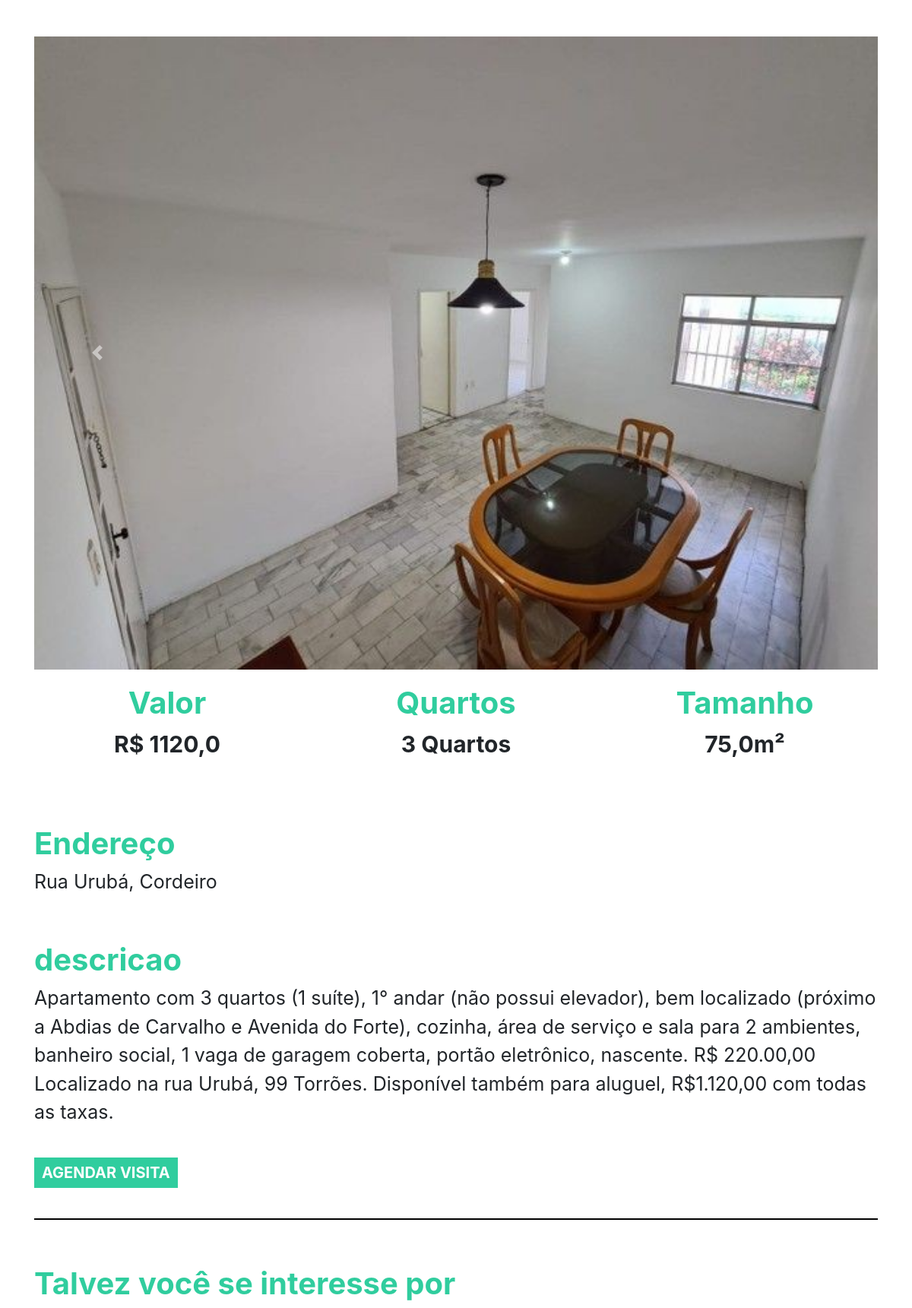
The page /imovel/1 on the database its author committed.
### plataforma/models.py (models this page shows, shortened)
class Imagem(models.Model):
    img = models.ImageField(upload_to='img')
    def __str__(self) -> str:
        return self.img.url

class Imoveis(models.Model):
    choices = (('V', 'Venda'),
               ('A', 'Aluguel'))
    choices_imovel = (('A', 'Apartamento'),
                      ('C', 'Casa'))
    imagens = models.ManyToManyField(Imagem)
    valor = models.FloatField()
    quartos = models.IntegerField()
    tamanho = models.FloatField()
    cidade = models.ForeignKey(Cidade, on_delete=models.DO_NOTHING)
    rua = models.CharField(max_length=50)
    tipo = models.CharField(max_length=1, choices=choices)
    tipo_imovel = models.CharField(max_length=1, choices=choices_imovel)
    numero = models.IntegerField()
    descricao = models.TextField()
    dias_visita = models.ManyToManyField(DiasVisita)
    horarios = models.ManyToManyField(Horario)

class Cidade(models.Model):
    nome = models.CharField(max_length=30)
    def __str__(self) -> str:
        return self.nome

### plataforma/views.py (the view)
# urls.py: path('imovel/<str:id>', views.imovel, name="imovel"),
def imovel(request, id):
    imovel = get_object_or_404(Imoveis, id=id)
    sugestoes = Imoveis.objects.filter(cidade=imovel.cidade).exclude(id=id)[:2]
    return render(request, 'imovel.html', {'imovel': imovel, 'sugestoes': sugestoes, 'id': id})

### plataforma/models.py (called while the page is built)
    def __str__(self) -> str:
        return self.dia

    def __str__(self) -> str:
        return str(self.horario)

### plataforma/templates/imovel.html (shortened to what this page needs)
{% extends 'base.html' %}
{% load static %}
{% block 'head' %}
<link rel="stylesheet" href="{% static 'plataforma/css/home.css' %}">
{% endblock  %}
{% block 'body' %}
    <div style="text-align: center" class="container">
        <br>
        <br>
        <div id="carouselExampleControls" class="carousel slide" data-ride="carousel">
            <div class="carousel-inner">
                {% for img in imovel.imagens.all  %}
                    <div class="carousel-item {% if forloop.first %} active {% endif %}" >
                        <img class="d-block w-100" src="{{img}}" alt="First slide">
                    </div>
                {% endfor %}
            </div>
        <a class="carousel-control-prev" href="#carouselExampleControls" role="button" data-slide="prev">
            <span class="carousel-control-prev-icon" aria-hidden="true"></span>
        </a>
        <a class="carousel-control-next" href="#carouselExampleControls" role="button" data-slide="next">
            <span class="carousel-control-next-icon" aria-hidden="true"></span>
        </a>
    </div>
        <div class="row">
            <div class="col-md">
                <h3 class="titulo_especificacao">Valor</h3>
                <p class="especificacao">R$ {{imovel.valor}}</p>
            </div>
            <div class="col-md">
                <h3 class="titulo_especificacao">Quartos</h3>
                <p class="especificacao">{{imovel.quartos}} Quartos</p>
            </div>
            <div class="col-md">
                <h3 class="titulo_especificacao">Tamanho</h3>
                <p class="especificacao">{{imovel.tamanho}}m²</p>
            </div>
        </div>
        <br>
        <br>
        <div style="text-align: left">
            <h3 class="titulo_especificacao">Endereço</h3>
            <p class="especificacao_endereco">{{imovel.rua}}, {{imovel.cidade }}</p>
        </div>
        <br>
        <div style="text-align: left">
            <h3 class="titulo_especificacao">descricao</h3>
            <p class="especificacao_endereco">{{imovel.descricao}}</p>
            <br>
            <button class="btn_agendar_visita" data-toggle="modal" data-target="#exampleModal">AGENDAR VISITA</button>
            <br>
            <br>
        </div>
        <hr style="border: 1px solid black">
        <br>
        <div class="div_possivel_interesse">
            <h3 class="titulo_especificacao">Talvez você se interesse por</h3>
        </div>
    </div>
{% endblock  %}

### templates/base.html (shortened to what this page needs)
{% load static %}
<!doctype html>
<html lang="pt-BR">
    <head>
        {% block 'head' %}{% endblock  %}
        <link rel="stylesheet" href="https://cdn.jsdelivr.net/npm/bootstrap@4.6.1/dist/css/bootstrap.min.css">
    </head>
    <body>
        {% block 'body' %}{% endblock  %}
    </body>
</html>

### templates/static/plataforma/css/home.css (style rules this page uses)
.titulo_especificacao { color: #30CD9E; font-weight: bold; margin-top: 20px; font-size: 40px; }
.especificacao { font-size: 30px; font-weight: bold; }
.especificacao_endereco { font-size: 25px; }
.btn_agendar_visita { border: none; background-color: #30CD9E; color: white; font-weight: bold; font-size: 20px; padding: 5px 10px 5px 10px; }
.div_possivel_interesse { text-align: left; }

### rows shown on the page
Imagem: img (picture)
Imoveis: valor "1120,0", quartos "3", tamanho "75,0", rua "Rua Urubá", cidade "Cordeiro", descricao "Apartamento com 3 quartos (1 suíte), 1° andar (não possui elevador), bem localizado (próximo a Abdias de Carvalho e Avenida do Forte), cozinha, área de serviço e sala para 2 ambientes, banheiro social, 1 vaga de garagem coberta, portão eletrônico, nascente. R$ 220.00,00 Localizado na rua Urubá, 99 Torrões. Disponível também para aluguel, R$1.120,00 com todas as taxas."
